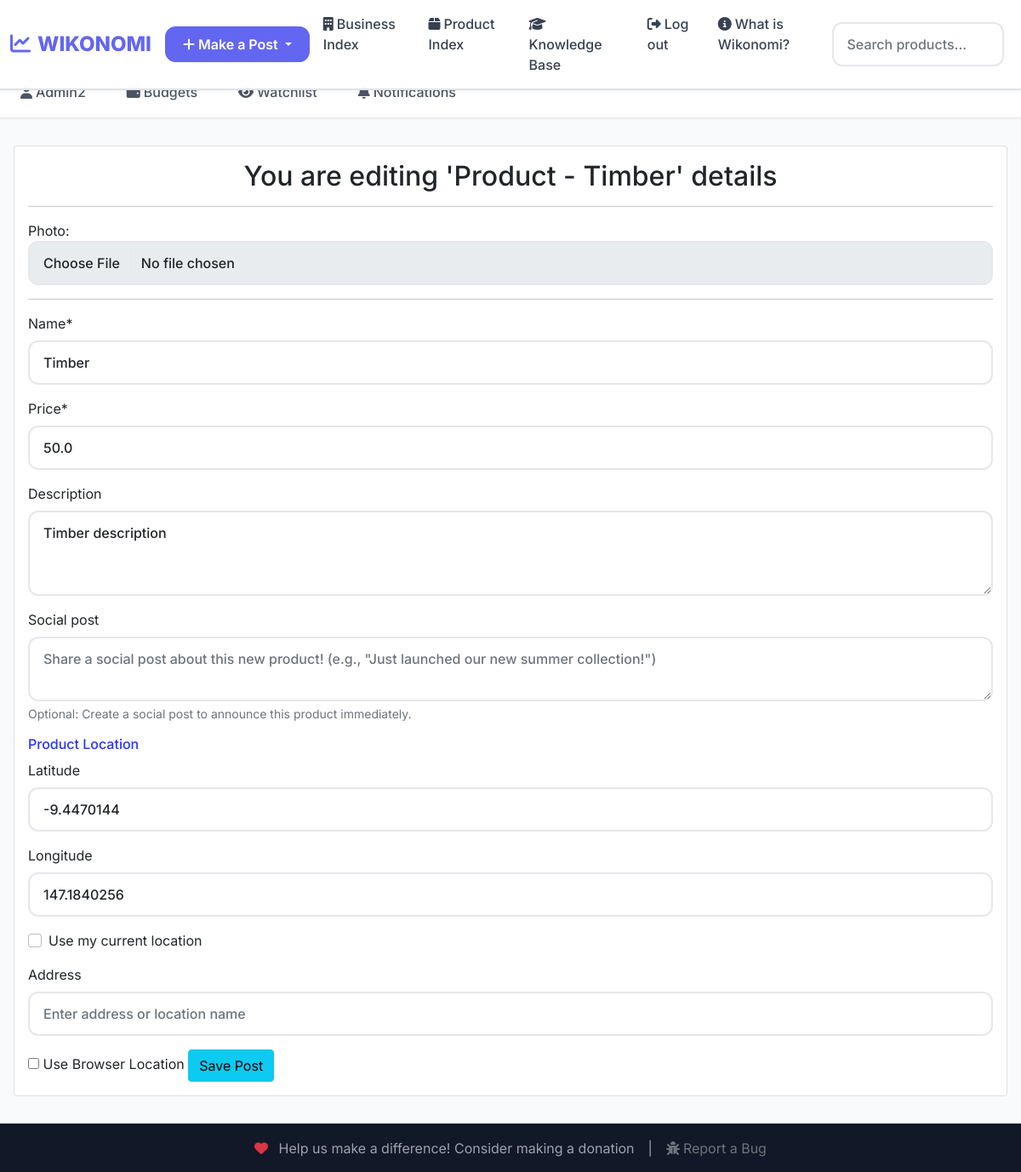
/product/public/edit/23 (signed in), run on the app's committed database.
### Product/models.py (models this page shows, shortened)
class Product(models.Model):
    name = models.CharField(max_length=100)
    price = models.FloatField()
    description = models.TextField(max_length=300,blank=True)
    business  = models.ForeignKey(Business,on_delete=models.CASCADE, null=True)
    author = models.ForeignKey(User,on_delete=models.SET_NULL,null=True)
    is_public = models.BooleanField(default=True)
    date_created = models.DateTimeField(default=timezone.now)
    date_updated = models.DateTimeField(default=timezone.now, editable=False)
    location = models.ForeignKey(Location,on_delete=models.SET_NULL,null=True,blank=True)

### Product/views.py (the view, shortened to what this page needs)
# urls.py: path('product/public/edit/<int:prod_id>',views.ProductEditView,name='edit'),
def ProductEditView(request,prod_id):
    product = get_object_or_404(Product,id=prod_id)
    try:
        pic = ProductPhoto.objects.filter(product=product).first()
    except ProductPhoto.DoesNotExist:
        pic = None
    form = ProductAddForm(instance=product)
    imageForm = ProductPhotoAddForm()
    location_instance = None
    if product.location:
        location_instance = {
            'latitude': product.location.latitude,
            'longitude': product.location.longitude,
            'use_browser_location': False  # Set to False to avoid validation issues
        }
    else:
        location_instance = {'use_browser_location': False}  # Set to False to avoid validation issues
    locationForm = LocationForm(initial=location_instance)
    return render(request,'Product/ProductEditForm.html',{'form':form,'product':product,'imageForm':imageForm,'locationForm':locationForm})

### Photo/forms.py
class ProductPhotoAddForm(forms.ModelForm):
    class Meta:
        model = ProductPhoto
        fields = ['photo']
        widgets = {
            'photo': forms.FileInput(attrs={'class': 'form-control image-preview-input'}),
        }

### Home/templatetags/extra_date_filters.py (called while the page is built)
@register.filter(name="anyNotification")
def anyNotification(user):
    if not user.is_authenticated:
        return 0
    return Notification.objects.filter(user=user, is_read=False).count()

### Product/templates/Product/ProductEditForm.html (shortened to what this page needs)
{% extends 'Home/home.html' %}
{% load thumbnail %}
{% load static %}
{% load crispy_forms_tags %}
{% block content %}
<div class="card">
  <div class="card-body">
  <h2 class="text-center">You are editing 'Product - {{product.name}}' details</h2><hr>
  <form class="" action="" method="post" enctype="multipart/form-data">
    {{imageForm}} <hr>
    {{form|crispy}}
    <h6>Product Location</h6>
    {{locationForm|crispy}}
    <label><input type="checkbox" id="use-browser-location"> Use Browser Location</label>
    <button class="btn btn-info" type="submit" name="button"> Save Post</button>
  </form>
</div>
{% endblock %}

### Home/templates/Home/base.html (shortened to what this page needs)
{% load static %}
{% load extra_date_filters %}
<!DOCTYPE html>
<html lang="" dir="ltr">
  <head>
    <link rel="stylesheet" href="{% static 'Home/bootstrap-5.0.0-dist/css/bootstrap.min.css' %}">
    <link rel="stylesheet" href="{% static 'Home/css/baseStyle.css' %}">
    <link rel="stylesheet" href="https://cdnjs.cloudflare.com/ajax/libs/font-awesome/6.4.0/css/all.min.css">
  </head>
  <body>
      <nav class="navbar navbar-expand-sm fixed-top navbar-light" aria-label="Main navigation">
        <div class="container-fluid">
          <a class="navbar-brand {% if request.resolver_match.url_name == 'home' %}active{% endif %}" href="{% url 'Home:home' %}">
            <i class="fas fa-chart-line me-2"></i>WIKONOMI
          </a>
          <div class="dropdown">
            <button class="btn btn-primary dropdown-toggle"
            type="button"
            id="dropdownMenuButton"
            data-bs-toggle="dropdown"
            aria-expanded="false"
            >
              <i class="fas fa-plus me-1"></i>Make a Post
            </button>
          </div>
          <div class="collapse navbar-collapse" id="navCollapse">
            <ul class="navbar-nav me-auto mb-2 mb-lg-0">
              <li class="nav-item">
                <a class="nav-link {% if request.resolver_match.url_name == 'all' and request.resolver_match.namespace == 'Business' %}active{% endif %}" href="{% url 'Business:all' %}">
                  <i class="fas fa-building me-1"></i>Business Index
                </a>
              </li>
              <li class="nav-item">
                <a class="nav-link {% if request.resolver_match.url_name == 'all' and request.resolver_match.namespace == 'Product' %}active{% endif %}" href="{% url 'Product:all' %}">
                  <i class="fas fa-box me-1"></i>Product Index
                </a>
              </li>
              <li class="nav-item">
                <a class="nav-link {% if request.resolver_match.view_name == 'QA:all' or request.resolver_match.app_name == 'HowTo' %}active{% endif %}" href="{% url 'QA:all' %}">
                  <i class="fas fa-graduation-cap me-1"></i>Knowledge Base
                </a>
              </li>
              {% if request.user.is_authenticated %}
                <li class="nav-item">
                  <a class="nav-link {% if request.resolver_match.url_name == 'account_logout' %}active{% endif %}" href="{% url 'account_logout' %}">
                    <i class="fas fa-sign-out-alt me-1"></i>Log out
                  </a>
                </li>
              {% endif %}
              <li class="nav-item">
                <a class="nav-link {% if request.resolver_match.url_name == 'about' %}active{% endif %}" href="{% url 'Home:about' %}">
                  <i class="fas fa-info-circle me-1"></i>What is Wikonomi?
                </a>
              </li>
            </ul>
            <form class="d-flex position-relative" action="{% url 'Search:search' %}">
              <input name="q" class="form-control me-2" type="search" placeholder="Search products..." aria-label="Search" id="search"
                     hx-get="{% url 'Search:autocomplete' %}"
                     hx-trigger="keyup changed delay:300ms"
                     hx-target="#search-suggestions"
                     hx-indicator="#search-loading">
            </form>
            <div id="search-suggestions" class="position-absolute bg-white border rounded shadow-sm" style="top: 100%; left: 0; right: 0; z-index: 1000; max-height: 300px; overflow-y: auto;"></div>
          </div>
        </div>
      </nav>
      {% if request.user.is_authenticated %}
        <div class="nav-scroller">
          <nav class="nav nav-underline" aria-label="Secondary navigation">
            <a class="nav-link {% if request.resolver_match.url_name == 'profile' %}active{% endif %}" href="{% url 'Profile:profile' %}">
              <i class="fas fa-user me-1"></i>{{request.user.username}}
            </a>
            <a class="nav-link {% if request.resolver_match.url_name == 'list' and request.resolver_match.namespace == 'Budget' %}active{% endif %}" href="{% url 'Budget:list' %}">
              <i class="fas fa-wallet me-1"></i>Budgets
            </a>
            <a class="nav-link {% if request.resolver_match.url_name == 'watchlist' %}active{% endif %}" href="{% url 'Follow:watchlist' %}">
              <i class="fas fa-eye me-1"></i>Watchlist
            </a>
            <a class="nav-link {% if request.resolver_match.url_name == 'list' and request.resolver_match.namespace == 'Notification' %}active{% endif %}" href="{% url 'Notification:list' %}">
              <i class="fas fa-bell me-1"></i>Notifications
            </a>
          </nav>
        </div>
      {% endif %}
      <div id="content">
        <main class="main-container">
            {% block content %}{% endblock %}
        </main>
      </div>
      <footer class="footer mt-auto py-3">
        <div class="container">
          <div class="d-flex align-items-center justify-content-center flex-column flex-md-row">
            <p class="my-0 text-center">
              <i class="fas fa-heart me-2 text-danger"></i>
              Help us make a difference! Consider making a donation
            </p>
            <span class="mx-3 d-none d-md-inline">|</span>
            <a href="{% url 'Report:bug' %}" class="text-muted text-decoration-none mt-2 mt-md-0">
                <i class="fas fa-bug me-1"></i>Report a Bug
            </a>
          </div>
        </div>
      </footer>
  </body>
</html>

### staticfiles/Home/css/baseStyle.css (style rules this page uses)
body { display: flex; flex-direction: column; flex-wrap: wrap; height: 100%; }
h6 { color: rgb(38, 53, 255); }
.footer { flex-shrink: 0; }

### Home/templates/Home/base.html (style rules this page uses)
:root { --primary-color: #6366f1; --secondary-color: #8b5cf6; --accent-color: #06b6d4; --success-color: #10b981; --warning-color: #f59e0b; --danger-color: #ef4444; --gray-50: #f9fafb; --gray-100: #f3f4f6; --gray-200: #e5e7eb; --gray-300: #d1d5db; --gray-400: #9ca3af; --gray-500: #6b7280; --gray-600: #4b5563; --gray-700: #374151; --gray-800: #1f2937; --gray-900: #111827; --border-radius: 16px; --shadow-sm: 0 1px 2px 0 rgb(0 0 0 / 0.05); --shadow: 0 1px 3px 0 rgb(0 0 0 / 0.1), 0 1px 2px -1px rgb(0 0 0 / 0.1); --shadow-md: 0 4px 6px -1px rgb(0 0 0 / 0.1), 0 2px 4px -2px rgb(0 0 0 / 0.1); --shadow-lg: 0 10px 15px -3px rgb(0 0 0 / 0.1), 0 4px 6px -4px rgb(0 0 0 / 0.1); --shadow-xl: 0 20px 25px -5px rgb(0 0 0 / 0.1), 0 8px 10px -6px rgb(0 0 0 / 0.1); }
body { background: var(--gray-50); font-family: 'Inter', -apple-system, BlinkMacSystemFont, sans-serif; padding-top: 80px; }
.navbar { background: rgba(255, 255, 255, 0.95) !important; backdrop-filter: blur(10px); border-bottom: 1px solid var(--gray-200); box-shadow: var(--shadow-sm); }
.navbar-brand { font-weight: 800; font-size: 1.5rem; color: var(--primary-color) !important; text-decoration: none; }
.nav-link { font-weight: 500; color: var(--gray-700) !important; padding: 0.5rem 1rem !important; border-radius: 8px; transition: all 0.2s ease; }
.btn-primary { background: var(--primary-color); border-color: var(--primary-color); border-radius: 12px; font-weight: 600; padding: 0.5rem 1.25rem; transition: all 0.2s ease; }
.form-control { border: 2px solid var(--gray-200); border-radius: 12px; padding: 0.75rem 1rem; font-weight: 500; transition: border-color 0.2s ease; }
.nav-scroller { background: rgba(255, 255, 255, 0.95) !important; backdrop-filter: blur(10px); border-bottom: 1px solid var(--gray-200); box-shadow: var(--shadow-sm); }
.nav-underline .nav-link { color: var(--gray-600) !important; border-bottom: 2px solid transparent; padding: 1rem 1.5rem !important; font-weight: 500; transition: all 0.2s ease; }
.main-container { max-width: 1400px; margin: 0 auto; padding: 2rem 1rem; }
.footer { background: var(--gray-900) !important; color: var(--gray-400) !important; border-top: 1px solid var(--gray-800); }

### data on the page
Product: name "Timber", price "50.0", description "Timber description"

### other printed values
{{ request.user.username }} "Admin2"
